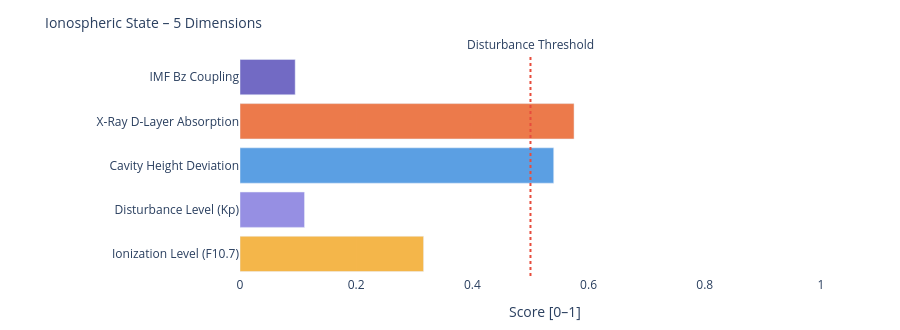

Write notebook code for a chart like this one.
### Markdown cell above
---
### 📐 Systemic Insight: Geometric Cavity vs. Real Schumann Resonance

**Relevant for:** Layer 6 = delta analysis &nbsp;|&nbsp; Layer 7 = feature vector / system interpretation

A cavity height change from 80 km to 70 km shifts the **idealized geometric frequencies** only minimally:

| Modus | Aktuell | Referenz | Δ |
|-------|---------|----------|---|
| SR-1 | 10.4762 Hz | 10.4599 Hz | +16 mHz |
| SR-2 | 18.1452 Hz | 18.1171 Hz | +28 mHz |
| SR-3 | 25.6612 Hz | 25.6215 Hz | +40 mHz |
| SR-4 | 33.1285 Hz | 33.0772 Hz | +51 mHz |

The geometric effect is limited because 10 km is very small compared to Earth's radius (~6371 km).

**Consequence:** Real Schumann deviations are likely driven more strongly by **conductivity, damping, day/night structure, lightning distribution and source geometry** than by pure cavity height.

---

**Layer 6 compares:**
```
geometric Δ from Layer 4  vs.  observed Δ from real Schumann measurement data
```

**Layer 7 Feature:**
```
If real Δ >> geometric Δ  →  non-geometric factors dominant
```

### Code cell
# ============================================================
# IONOSPHERIC STATE – Summary gauge
# Five dimensions: ionization, disturbance, cavity height, X-Ray, Bz coupling
# ============================================================

def norm(v, lo, hi):
    if v is None: return None
    return round(max(0.0, min(1.0, (v - lo) / (hi - lo))), 3)

# Ionization level (F10.7 → F2-Layer)
ioniz = norm(f107_val, 60, 250)

# Disturbance level (Kp → E/F-Layer irregularities)
disturb = norm(kp_val, 0, 9)

# Cavity height deviation from reference (80 km)
h_dev = norm(abs(h_eff - 80), 0, 20)

# X-Ray ionization (D-Layer absorption)
xray_ioniz = None
if xray_now is not None:
    xray_ioniz = norm(math.log10(max(xray_now, 1e-9)) + 9, 0, 5)

# Bz coupling (southward Bz → stronger magnetosphere-ionosphere coupling)
bz_coupling = norm(-(bz_now or 0), -5, 30) if bz_now is not None else None

dims = [
    ('Ionization Level (F10.7)',    ioniz,      '#F2A623'),
    ('Disturbance Level (Kp)',      disturb,    '#7F77DD'),
    ('Cavity Height Deviation',     h_dev,      '#378ADD'),
    ('X-Ray D-Layer Absorption',    xray_ioniz, '#E85D24'),
    ('IMF Bz Coupling',             bz_coupling,'#534AB7'),
]

fig = go.Figure()
for name, val, col in dims:
    if val is not None:
        h = int(val * 20)
        bar = '█' * h + '░' * (20 - h)
        label = f'{name}:  {bar}  {val:.3f}'
    else:
        label = f'{name}:  {"─" * 20}  n/a'
    fig.add_trace(go.Bar(
        x=[val if val is not None else 0],
        y=[name],
        orientation='h',
        marker_color=col, opacity=0.82,
        showlegend=False
    ))

fig.add_vline(x=0.5, line_dash='dot', line_color='#e74c3c',
              annotation_text='Disturbance Threshold', annotation_position='top')
fig.update_layout(
    title=dict(text='Ionospheric State – 5 Dimensions', font=dict(size=14)),
    xaxis=dict(title='Score [0–1]', range=[0, 1.05]),
    height=330, plot_bgcolor='rgba(0,0,0,0)', paper_bgcolor='rgba(0,0,0,0)',
    margin=dict(l=240, r=50, t=55, b=40)
)
fig.show()

print(f'\nIonospheric state:')
for name, val, _ in dims:
    print(f'  {name:<35} {val:.3f}' if val is not None else f'  {name:<35} n/a')

### Figure 1 — Plotly figure (JSON) as saved in the notebook; plotly's stock layout.template omitted (floating-point values rounded to 4 significant figures)
{"data": [{"marker": {"color": "#F2A623"}, "opacity": 0.82, "orientation": "h", "showlegend": false, "type": "bar", "x": [0.316], "y": ["Ionization Level (F10.7)"]}, {"marker": {"color": "#7F77DD"}, "opacity": 0.82, "orientation": "h", "showlegend": false, "type": "bar", "x": [0.111], "y": ["Disturbance Level (Kp)"]}, {"marker": {"color": "#378ADD"}, "opacity": 0.82, "orientation": "h", "showlegend": false, "type": "bar", "x": [0.54], "y": ["Cavity Height Deviation"]}, {"marker": {"color": "#E85D24"}, "opacity": 0.82, "orientation": "h", "showlegend": false, "type": "bar", "x": [0.575], "y": ["X-Ray D-Layer Absorption"]}, {"marker": {"color": "#534AB7"}, "opacity": 0.82, "orientation": "h", "showlegend": false, "type": "bar", "x": [0.095], "y": ["IMF Bz Coupling"]}], "layout": {"annotations": [{"showarrow": false, "text": "Disturbance Threshold", "x": 0.5, "xanchor": "center", "xref": "x", "y": 1, "yanchor": "bottom", "yref": "y domain"}], "height": 330, "margin": {"b": 40, "l": 240, "r": 50, "t": 55}, "paper_bgcolor": "rgba(0,0,0,0)", "plot_bgcolor": "rgba(0,0,0,0)", "shapes": [{"line": {"color": "#e74c3c", "dash": "dot"}, "type": "line", "x0": 0.5, "x1": 0.5, "xref": "x", "y0": 0, "y1": 1, "yref": "y domain"}], "title": {"font": {"size": 14}, "text": "Ionospheric State – 5 Dimensions"}, "xaxis": {"range": [0, 1.05], "title": {"text": "Score [0–1]"}}}}
